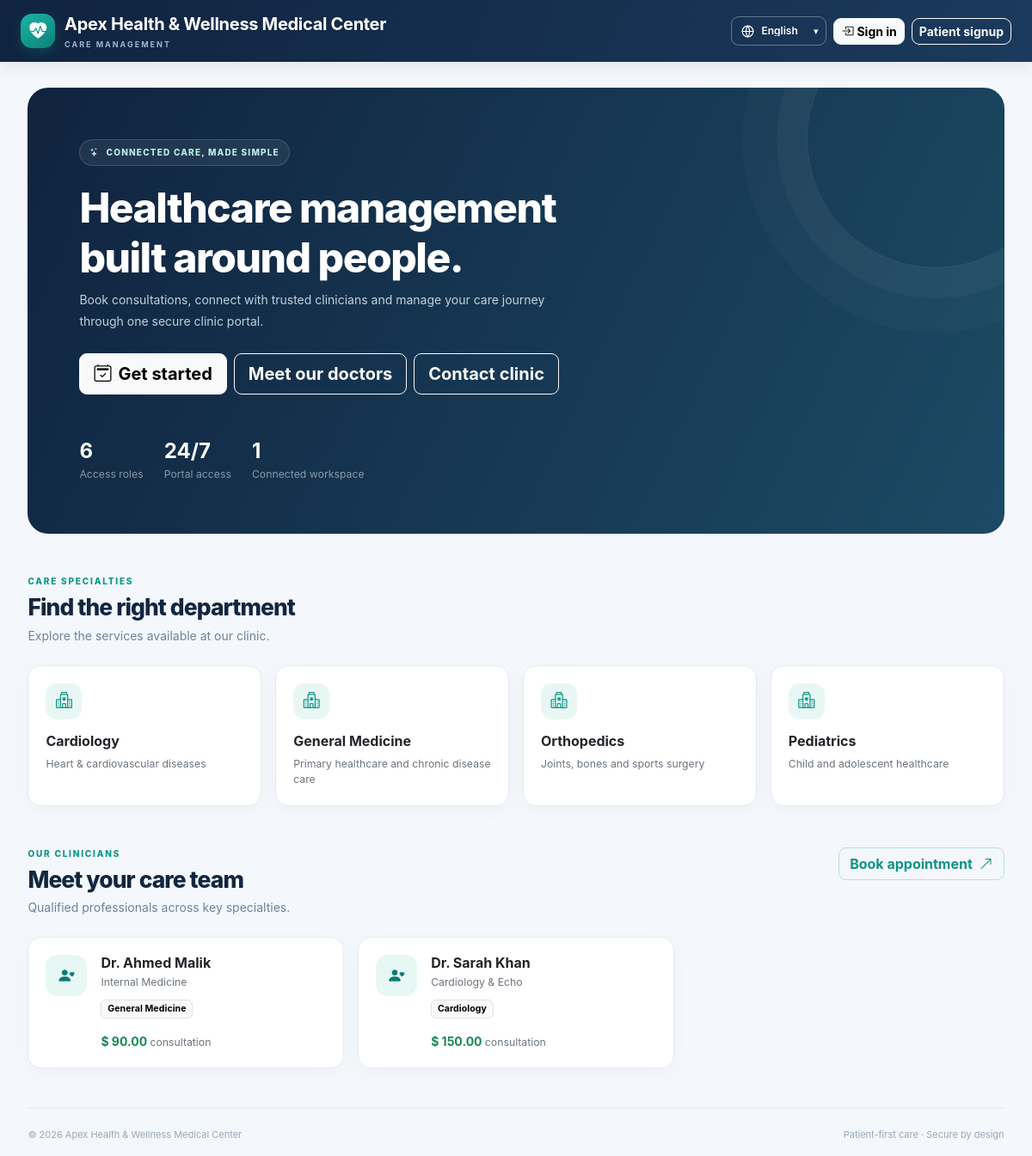
The page / on the database its author committed.
### tables this page shows
CREATE TABLE `settings` (
  `setting_key` VARCHAR(100) PRIMARY KEY,
  `setting_value` TEXT NOT NULL,
  `updated_by` INT NULL,
  `updated_at` TIMESTAMP DEFAULT CURRENT_TIMESTAMP ON UPDATE CURRENT_TIMESTAMP
);

CREATE TABLE `departments` (
  `id` INT AUTO_INCREMENT PRIMARY KEY,
  `name` VARCHAR(100) NOT NULL UNIQUE,
  `code` VARCHAR(20) NOT NULL UNIQUE,
  `description` TEXT NULL,
  `status` ENUM('active', 'inactive') DEFAULT 'active',
  `created_at` TIMESTAMP DEFAULT CURRENT_TIMESTAMP
);

CREATE TABLE `doctors` (
  `id` INT AUTO_INCREMENT PRIMARY KEY,
  `user_id` INT NOT NULL UNIQUE,
  `department_id` INT NOT NULL,
  `specialization` VARCHAR(150) NOT NULL,
  `qualification` VARCHAR(200) NOT NULL,
  `fee` DECIMAL(10,2) NOT NULL DEFAULT 0.00,
  `room_number` VARCHAR(50) NULL,
  `experience_years` INT DEFAULT 0,
  FOREIGN KEY (`user_id`) REFERENCES `users`(`id`) ON DELETE CASCADE,
  FOREIGN KEY (`department_id`) REFERENCES `departments`(`id`) ON DELETE RESTRICT
);

CREATE TABLE `users` (
  `id` INT AUTO_INCREMENT PRIMARY KEY,
  `role_id` INT NOT NULL,
  `name` VARCHAR(150) NOT NULL,
  `email` VARCHAR(150) NOT NULL UNIQUE,
  `password_hash` VARCHAR(255) NOT NULL,
  `phone` VARCHAR(50) NULL,
  `status` ENUM('active', 'inactive', 'suspended') DEFAULT 'active',
  `created_at` TIMESTAMP DEFAULT CURRENT_TIMESTAMP,
  FOREIGN KEY (`role_id`) REFERENCES `roles`(`id`) ON DELETE RESTRICT
);

### includes/functions.php (called while the page is built, shortened)
<?php
require_once __DIR__ . '/../config/database.php';
function db(): PDO { return getDBConnection(); }
function url(string $path=''): string { return BASE_URL . ($path === '' ? '/' : '/' . ltrim($path, '/')); }
function e(mixed $value): string { return htmlspecialchars((string)($value ?? ''), ENT_QUOTES | ENT_SUBSTITUTE, 'UTF-8'); }
function current_user(): ?array {
    if (empty($_SESSION['user_id'])) return null;
    return ['id'=>(int)$_SESSION['user_id'], 'name'=>$_SESSION['user_name'] ?? 'User', 'email'=>$_SESSION['user_email'] ?? '', 'role'=>$_SESSION['user_role'] ?? ''];
}
function logged_in(): bool { return current_user() !== null; }
function money(mixed $amount): string { $symbol='$'; try { $q=db()->query("SELECT setting_value FROM settings WHERE setting_key='currency_symbol'"); $v=$q->fetchColumn(); if($v!==false && $v!=='') $symbol=$v; } catch(Throwable $e) {} return e($symbol).' '.number_format((float)$amount,2); }
function setting(string $key, string $default=''): string { try {$s=db()->prepare('SELECT setting_value FROM settings WHERE setting_key=?');$s->execute([$key]);$v=$s->fetchColumn();return $v===false?$default:(string)$v;}catch(Throwable $e){return $default;} }

### config/database.php (called while the page is built, shortened)
<?php
function getDBConnection(): PDO {
    static $pdo = null;
    if ($pdo instanceof PDO) return $pdo;
    $dsn = 'mysql:host=' . DB_HOST . ';dbname=' . DB_NAME . ';charset=' . DB_CHARSET;
    try {
        $pdo = new PDO($dsn, DB_USER, DB_PASS, [
            PDO::ATTR_ERRMODE => PDO::ERRMODE_EXCEPTION,
            PDO::ATTR_DEFAULT_FETCH_MODE => PDO::FETCH_ASSOC,
            PDO::ATTR_EMULATE_PREPARES => false,
        ]);
        return $pdo;
    } catch (PDOException $e) {
        error_log('CRM database connection failed: ' . $e->getMessage());
        http_response_code(500);
        exit('Database connection failed. Start MySQL in XAMPP and import schema.sql into hospital_crm.');
    }
}

### index.php (the view)
<?php
require_once __DIR__.'/includes/functions.php';if(logged_in()){redirect(role_home(current_user()['role']));}$db=db();$departments=$db->query("SELECT * FROM departments WHERE status='active' ORDER BY name")->fetchAll();$doctors=$db->query("SELECT d.*,u.name,dep.name department_name FROM doctors d JOIN users u ON u.id=d.user_id JOIN departments dep ON dep.id=d.department_id JOIN users ux ON ux.id=d.user_id WHERE ux.status='active' ORDER BY u.name LIMIT 6")->fetchAll();$pageTitle='Care, connected';require __DIR__.'/includes/header.php';?>
<?php $user=current_user();$canBook=in_array($user['role']??'', ['super_admin','admin','staff','patient'],true);$bookingUrl=$user?($canBook?'appointments/book.php':role_home($user['role'])):'login.php?next=appointments/book.php';$bookingLabel=$user&&!$canBook?'Go to my schedule':'Book appointment';?>
<section class="hero-panel mb-5"><div class="hero-pill"><i class="bi bi-stars me-2"></i>CONNECTED CARE, MADE SIMPLE</div><h1>Healthcare management built around people.</h1><p>Book consultations, connect with trusted clinicians and manage your care journey through one secure clinic portal.</p><div class="d-flex flex-wrap gap-2 mt-4"><a href="<?=e(url(logged_in()?role_home(current_user()['role']):'register.php'))?>" class="btn btn-light btn-lg"><i class="bi bi-calendar2-check me-2"></i>Get started</a><a href="#doctors" class="btn btn-outline-light btn-lg">Meet our doctors</a><a href="<?=e(url('contact.php'))?>" class="btn btn-outline-light btn-lg">Contact clinic</a></div><div class="d-flex gap-4 flex-wrap mt-5"><div><strong class="fs-4">6</strong><div class="small text-white-50">Access roles</div></div><div><strong class="fs-4">24/7</strong><div class="small text-white-50">Portal access</div></div><div><strong class="fs-4">1</strong><div class="small text-white-50">Connected workspace</div></div></div></section>
<div class="page-heading"><div><div class="eyebrow">Care specialties</div><h1 class="h3">Find the right department</h1><p>Explore the services available at our clinic.</p></div></div><div class="row g-3 mb-5"><?php foreach($departments as $d):?><div class="col-sm-6 col-lg-3"><div class="card h-100"><div class="card-body"><div class="stat-icon mb-3"><i class="bi bi-hospital"></i></div><h3 class="h6 fw-bold"><?=e($d['name'])?></h3><p class="text-secondary small mb-0"><?=e($d['description'] ?: 'Patient-focused clinical services.')?></p></div></div></div><?php endforeach;?></div>
<div id="doctors" class="page-heading"><div><div class="eyebrow">Our clinicians</div><h1 class="h3">Meet your care team</h1><p>Qualified professionals across key specialties.</p></div><a class="btn btn-outline-primary" href="<?=e(url($bookingUrl))?>"><?=e($bookingLabel)?> <i class="bi bi-arrow-up-right ms-1"></i></a></div><div class="row g-3 mb-4"><?php foreach($doctors as $d):?><div class="col-md-6 col-xl-4"><div class="card h-100"><div class="card-body d-flex gap-3"><div class="doctor-avatar"><i class="bi bi-person-heart"></i></div><div class="flex-grow-1"><h3 class="h6 fw-bold mb-1"><?=e($d['name'])?></h3><p class="text-secondary small mb-2"><?=e($d['specialization'])?></p><span class="badge text-bg-light border"><?=e($d['department_name'])?></span><div class="mt-3 fw-bold text-success"><?=money($d['fee'])?> <span class="small text-secondary fw-normal">consultation</span></div></div></div></div></div><?php endforeach;?></div>
<?php require __DIR__.'/includes/footer.php';?>

### includes/header.php (shortened to what this page needs)
<?php
require_once __DIR__ . '/functions.php';
$user=current_user(); $pageTitle=$pageTitle ?? 'Dashboard'; $notice=take_flash();
$clinic=setting('clinic_name','Apex Health & Wellness Center');
?><!doctype html><html lang="en"><head><meta charset="utf-8"><meta name="viewport" content="width=device-width, initial-scale=1"><title data-i18n-prefix="<?=e($pageTitlePrefix ?? '')?>"><?=e($pageTitle)?> · <?=e($clinic)?></title>
<link href="https://cdn.jsdelivr.net/npm/bootstrap@5.3.3/dist/css/bootstrap.min.css" rel="stylesheet"><link href="https://cdn.jsdelivr.net/npm/bootstrap-icons@1.11.3/font/bootstrap-icons.min.css" rel="stylesheet"><link href="<?=e(url('assets/css/app.css'))?>" rel="stylesheet"></head><body>
<nav class="navbar navbar-expand-lg app-topbar"><div class="container-fluid px-3 px-lg-4"><a class="navbar-brand" href="<?=e(url('index.php'))?>"><span class="brand-mark"><i class="bi bi-heart-pulse-fill"></i></span><span><span data-no-i18n><?=e($clinic)?></span><small data-i18n="care_management">CARE MANAGEMENT</small></span></a><div class="d-flex align-items-center gap-2 ms-auto"><?php if($user):?><span class="user-chip d-none d-md-flex"><span class="avatar-sm"><?=e(strtoupper(substr($user['name'],0,1)))?></span><span><span data-no-i18n><?=e($user['name'])?></span><small data-i18n="<?=e($user['role'])?>"><?=e(ucwords(str_replace('_',' ',$user['role'])))?></small></span></span><?php endif;?><label class="language-switcher"><svg viewBox="0 0 24 24" aria-hidden="true" focusable="false"><circle cx="12" cy="12" r="9"></circle><path d="M3 12h18M12 3a15 15 0 0 1 0 18M12 3a15 15 0 0 0 0 18"></path></svg><span class="visually-hidden" data-i18n="language">Language</span><select id="languageSelector" data-i18n-aria-label="language_selector" aria-label="Select language"><option value="en">English</option><option value="fr">Français</option></select><span class="language-caret" aria-hidden="true">▾</span></label><?php if($user):?><a class="btn btn-outline-light btn-sm" href="<?=e(url('logout.php'))?>" data-i18n="sign_out"><i class="bi bi-box-arrow-right me-1"></i>Sign out</a><?php else:?><a class="btn btn-light btn-sm" href="<?=e(url('login.php'))?>" data-i18n="sign_in"><i class="bi bi-box-arrow-in-right me-1"></i>Sign in</a><a class="btn btn-outline-light btn-sm" href="<?=e(url('register.php'))?>" data-i18n="patient_signup">Patient signup</a><?php endif;?></div></div></nav>
<div class="app-shell"><main class="app-main <?= $user?'':'public-main' ?>"><div class="content-wrap">

### includes/footer.php (shortened to what this page needs)
</div><footer class="app-footer"><span>© <?=date('Y')?> <span data-no-i18n><?=e(setting('clinic_name','Hospital & Clinic CRM'))?></span></span><span data-i18n="footer_tagline">Patient-first care · Secure by design</span></footer></main></div><?=e(url('assets/js/app.js'))?><?=e(url('assets/js/language.js'))?></body></html>

### assets/css/app.css (style rules this page uses)
:root { --navy:#12263f;--navy2:#1b3656;--teal:#0d9488;--mint:#e8f7f4;--bg:#f4f7fb;--ink:#1b2b43;--muted:#708198;--line:#e4eaf2 }
* { box-sizing:border-box }
body { background:var(--bg);color:var(--ink);font-family:Inter,-apple-system,BlinkMacSystemFont,"Segoe UI",sans-serif;font-size:14px }
.app-topbar { background:linear-gradient(110deg,#10233f,#1b3a5d);min-height:72px;color:#fff;box-shadow:0 4px 20px #13294318 }
.navbar-brand { display:flex;align-items:center;gap:11px;color:white!important;font-weight:750;letter-spacing:-.3px }
.navbar-brand small { display:block;font-size:9px;letter-spacing:2px;color:#9eb6ce;font-weight:700;margin-top:2px }
.brand-mark { width:40px;height:40px;border-radius:13px;background:linear-gradient(145deg,#19b5a5,#0d8178);display:grid;place-items:center;color:white;font-size:20px;box-shadow:0 5px 14px #0d948844 }
.app-shell { display:flex;min-height:calc(100vh - 72px) }
.app-main { min-width:0;flex:1;padding:27px clamp(16px,2.7vw,38px) 0;display:flex;flex-direction:column }
.content-wrap { width:100%;max-width:1500px;margin:0 auto;flex:1 }
.public-main { padding-top:30px }
.app-footer { display:flex;justify-content:space-between;gap:10px;color:#9aa7b7;font-size:11px;padding:22px 0 16px;margin-top:22px;border-top:1px solid var(--line) }
.page-heading { display:flex;align-items:flex-start;justify-content:space-between;gap:20px;margin-bottom:24px }
.eyebrow { font-size:10px;letter-spacing:1.8px;color:var(--teal);font-weight:800;text-transform:uppercase;margin-bottom:7px }
.page-heading h1 { font-size:clamp(22px,2.2vw,30px);font-weight:800;letter-spacing:-.9px;margin:0 0 6px;color:var(--navy) }
.page-heading p { color:var(--muted);margin:0 }
.card { border:1px solid var(--line);border-radius:15px;box-shadow:0 5px 22px #243d5908 }
.card-body { padding:20px }
.stat-icon { height:42px;width:42px;border-radius:13px;display:grid;place-items:center;font-size:19px;background:var(--mint);color:var(--teal) }
.btn { border-radius:9px;font-weight:650 }
.btn-outline-primary { color:var(--teal);border-color:#b7dfd9 }
.badge { text-transform:capitalize;font-weight:700;letter-spacing:.1px;padding:.45em .65em }
.hero-panel { position:relative;overflow:hidden;border-radius:24px;padding:clamp(28px,5vw,60px);background:linear-gradient(115deg,#10233f,#1c4a64);color:white }
.hero-panel:after { content:"";position:absolute;width:300px;height:300px;border:1px solid #ffffff18;border-radius:50%;right:-70px;top:-90px;box-shadow:0 0 0 35px #ffffff08,0 0 0 75px #ffffff05 }
.hero-panel h1 { font-size:clamp(30px,4vw,48px);font-weight:850;letter-spacing:-1.5px;max-width:650px }
.hero-panel p { color:#bfd1e0;max-width:590px;line-height:1.8 }
.hero-pill { display:inline-flex;background:#ffffff12;border:1px solid #ffffff24;padding:7px 11px;border-radius:999px;color:#b7eee5;font-size:10px;font-weight:800;letter-spacing:1.2px;margin-bottom:20px }
.doctor-avatar { height:48px;width:48px;display:grid;place-items:center;border-radius:14px;background:#e6f7f4;color:#087d73;font-size:18px;font-weight:800 }
.language-switcher { position:relative;display:inline-flex;align-items:center;gap:7px;height:34px;padding:0 10px;border:1px solid #ffffff55;border-radius:9px;color:#fff;transition:background-color .18s ease,border-color .18s ease,transform .18s ease }
.language-switcher svg { width:17px;height:17px;fill:none;stroke:currentColor;stroke-width:1.6;stroke-linecap:round;stroke-linejoin:round;flex:none }
.language-switcher select { width:auto;max-width:92px;padding:0 15px 0 0;border:0;outline:0;background:transparent;color:inherit;font-family:inherit;font-size:12px;font-weight:600;line-height:1;appearance:none;cursor:pointer }
.language-switcher select option { color:#1b2b43;background:#fff }
.language-caret { position:absolute;right:9px;pointer-events:none;font-size:11px;transition:transform .18s ease }

### rows shown on the page
settings: setting_value "Apex Health & Wellness Medical Center"
departments: name "Cardiology", description "Heart & cardiovascular diseases"
departments: name "General Medicine", description "Primary healthcare and chronic disease care"
departments: name "Orthopedics", description "Joints, bones and sports surgery"
departments: name "Pediatrics", description "Child and adolescent healthcare"
doctors: user.name "Dr. Ahmed Malik", specialization "Internal Medicine", department.name "General Medicine", fee.setting_value "$ 90.00"
doctors: user.name "Dr. Sarah Khan", specialization "Cardiology & Echo", department.name "Cardiology", fee.setting_value "$ 150.00"

### other values the page prints
$bookingLabel "Book appointment"
